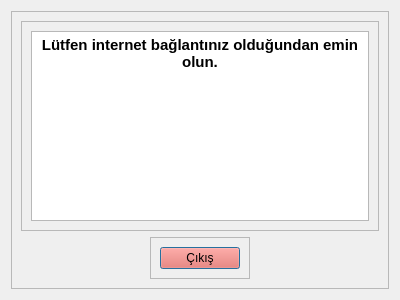
<?xml version="1.0" encoding="UTF-8"?>
<ui version="4.0">
 <class>Dialog</class>
 <widget class="QDialog" name="Dialog">
  <property name="geometry">
   <rect>
    <x>0</x>
    <y>0</y>
    <width>400</width>
    <height>300</height>
   </rect>
  </property>
  <property name="windowTitle">
   <string>Dialog</string>
  </property>
  <layout class="QVBoxLayout" name="verticalLayout">
   <item>
    <widget class="QFrame" name="frame">
     <property name="minimumSize">
      <size>
       <width>0</width>
       <height>257</height>
      </size>
     </property>
     <property name="frameShape">
      <enum>QFrame::StyledPanel</enum>
     </property>
     <property name="frameShadow">
      <enum>QFrame::Raised</enum>
     </property>
     <layout class="QVBoxLayout" name="verticalLayout_2">
      <item alignment="Qt::AlignTop">
       <widget class="QFrame" name="frame_2">
        <property name="frameShape">
         <enum>QFrame::StyledPanel</enum>
        </property>
        <property name="frameShadow">
         <enum>QFrame::Raised</enum>
        </property>
        <layout class="QHBoxLayout" name="horizontalLayout_2">
         <item alignment="Qt::AlignTop">
          <widget class="QTextBrowser" name="textBrowser">
           <property name="enabled">
            <bool>true</bool>
           </property>
           <property name="html">
            <string>&lt;!DOCTYPE HTML PUBLIC &quot;-//W3C//DTD HTML 4.0//EN&quot; &quot;http://www.w3.org/TR/REC-html40/strict.dtd&quot;&gt;
&lt;html&gt;&lt;head&gt;&lt;meta name=&quot;qrichtext&quot; content=&quot;1&quot; /&gt;&lt;style type=&quot;text/css&quot;&gt;
p, li { white-space: pre-wrap; }
&lt;/style&gt;&lt;/head&gt;&lt;body style=&quot; font-family:'Ubuntu'; font-size:11pt; font-weight:400; font-style:normal;&quot;&gt;
&lt;p align=&quot;center&quot; style=&quot; margin-top:0px; margin-bottom:0px; margin-left:0px; margin-right:0px; -qt-block-indent:0; text-indent:0px;&quot;&gt;&lt;span style=&quot; font-weight:600;&quot;&gt;Lütfen internet bağlantınız olduğundan emin olun.&lt;/span&gt;&lt;/p&gt;&lt;/body&gt;&lt;/html&gt;</string>
           </property>
          </widget>
         </item>
        </layout>
       </widget>
      </item>
      <item alignment="Qt::AlignHCenter|Qt::AlignBottom">
       <widget class="QFrame" name="frame_3">
        <property name="frameShape">
         <enum>QFrame::StyledPanel</enum>
        </property>
        <property name="frameShadow">
         <enum>QFrame::Raised</enum>
        </property>
        <layout class="QVBoxLayout" name="verticalLayout_3">
         <item alignment="Qt::AlignVCenter">
          <widget class="QPushButton" name="exitBtn">
           <property name="styleSheet">
            <string notr="true">background-color: rgb(246, 97, 81)</string>
           </property>
           <property name="text">
            <string>Çıkış</string>
           </property>
          </widget>
         </item>
        </layout>
       </widget>
      </item>
     </layout>
    </widget>
   </item>
  </layout>
 </widget>
 <resources/>
 <connections/>
</ui>
